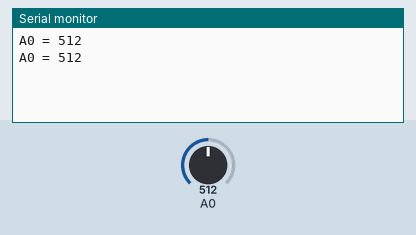
This sketch was run on a simulated Arduino Uno, built with avr-gcc and run on an emulated ATmega328P. Parts: the last lines printed to the serial monitor. Inputs (shaded band) come from the test bench; at power-on: A0 = 512.

Above: at 8.8 s.
8.9 s: A0 set to 716
At 16.6 s:
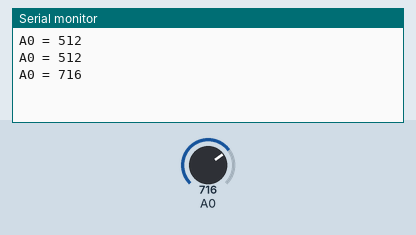
16.9 s: A0 set to 900
At 25.5 s:
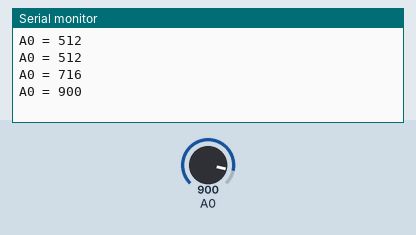
Timing chart, 0 to 27.0 s (numbered marks = the images above; inputs shaded):
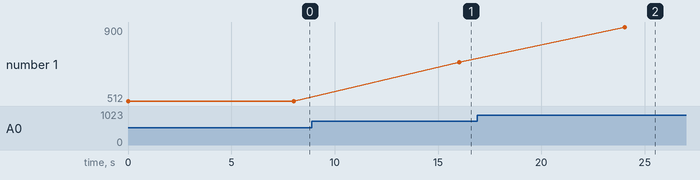

The sketch:

Lab3_Activity-3_Arduino.ino
```cpp
#include <LowPower.h>

void setup() {
  Serial.begin(9600);
}

void loop() {
  int v = analogRead(A0);
  Serial.print("A0 = ");
  Serial.println(v);
  Serial.flush();  //added this to ensure all data is sent before sleep
  LowPower.powerDown(SLEEP_8S, ADC_OFF, BOD_ON);  // sleep ~8s
}
```

Measured:
- after the input at 8.9 s, the serial monitor: prints a new line after 7.1 s (image 1)
- after the input at 16.9 s, the serial monitor: prints a new line after 7.1 s (image 2)
- plotted number 1: 512 → 716 after the input at 8.9 s, 716 → 900 after the input at 16.9 s
